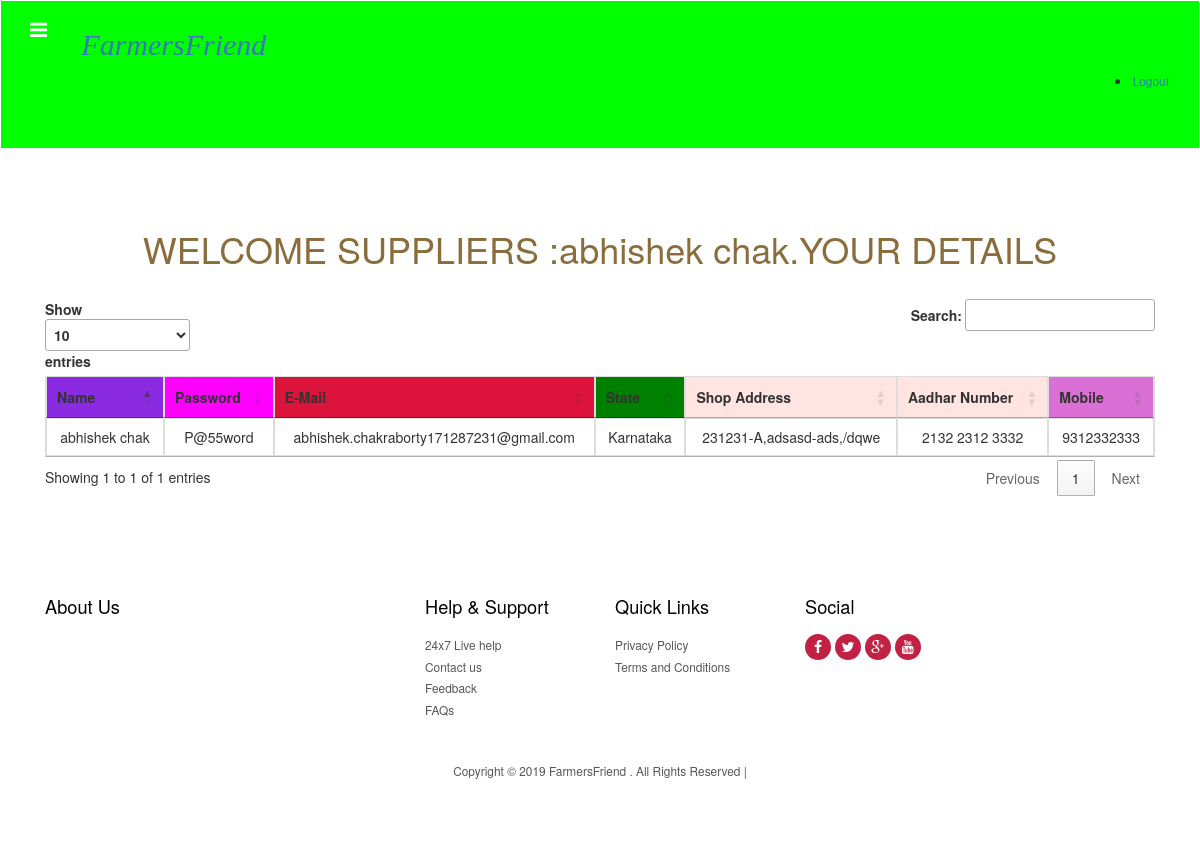
Screenshot of /supplierhome.php (signed in) with the database file from the repository.
### tables this page shows
CREATE TABLE `suppliers` (
  `supplierid` int(50) NOT NULL,
  `name` varchar(50) NOT NULL,
  `password` varchar(50) NOT NULL,
  `email` varchar(50) NOT NULL,
  `state` varchar(50) NOT NULL,
  `address` varchar(50) NOT NULL,
  `aadhar` varchar(50) NOT NULL,
  `mobile` varchar(50) NOT NULL
);

### supplierhome.php (the view, shortened to what this page needs)
<?php
$username=$_SESSION['login_user'];
?>
<!DOCTYPE HTML>
<html>
<head>
<titl></title>
<link href="css/bootstrap-3.1.1.min.css" rel='stylesheet' type='text/css' />
<link href="css/style.css" rel='stylesheet' type='text/css' />
<link href="css/font-awesome.css" rel="stylesheet">
</head>
<body>
 <div class="navbar navbar-inverse-blue navbar">
      <div class="navbar-inner">
        <div class="container">
           <div class="navigation">
             <nav id="colorNav">
			   <ul>
				<li class="green">
				</li>
			   </ul>
             </nav>
           </div>
           <h2 style="color:maroon;font-family:cursive;font-style:italic;"><a class="brand" href="index.php">FarmersFriend</a></h2>
           <div class="pull-right">
          	<nav class="navbar nav_bottom" role="navigation">
		            <li class="last"><a href="adminlogout.php">Logout</a></li>
		     </div>
		   </div>
        </div>
      </div>
<section id="intro" class="intro">
		<div class="container ">
			<div class="col-lg-12">
				<br><br>
				<h1 class="text-warning text-center">WELCOME SUPPLIERS :<?php echo $username ?>.YOUR DETAILS</h1>
				 <br>
				 <table id="table_id" class="table table-stripped table-hover table-bordered">
  <thead>
          <tr class=" text-center">
            <th class=" text-center" bgcolor="BLUEVIOLET">Name</th>
            <th class=" text-center" bgcolor="FUCHSIA">Password</th>
            <th class=" text-center" bgcolor="CRIMSON">E-Mail</th>
            <th class=" text-center" bgcolor="GREEN">State</th>
            <th class=" text-center" bgcolor="MISTYROSE"> Shop Address</th>
            <th class=" text-center" bgcolor="MISTYROSE">Aadhar Number</th>
            <th class=" text-center" bgcolor="ORCHID">Mobile</th>
          </tr>
    </thead>
    <tbody>
          <?php
            $conn = mysqli_connect("localhost","root","","farm");
             $result=mysqli_query($conn,"SELECT * FROM suppliers WHERE name= '$username'");
             while($row=mysqli_fetch_assoc($result)):
             ?>
          <tr class="text-center">
            <td><?php echo $row['name']; ?></td>
            <td><?php echo $row['password']; ?></td>
            <td><?php echo $row['email']; ?></td>
            <td><?php echo $row['state']; ?></td>
            <td><?php echo $row['address']; ?></td>
            <td><?php echo $row['aadhar']; ?></td>
            <td><?php echo $row['mobile']; ?></td>
          </tr>
                       <?php endwhile; ?>
        </tbody>
      </table>
       <link rel="stylesheet"  href="bootstrap.css"/>
      <link rel="stylesheet" type="text/css" href="https://cdn.datatables.net/1.10.19/css/jquery.dataTables.css">
				 <div align="center">
    			<br />
   			 	</div>
			</div>
		</div>
     </section>
    <div class="footer">
    	<div class="container">
    		<div class="col-md-4 col_2">
    			<h4>About Us</h4>
    		</div>
    		<div class="col-md-2 col_2">
    			<h4>Help & Support</h4>
    			<ul class="footer_links">
    				<li><a href="#">24x7 Live help</a></li>
    				<li><a href="contact.html">Contact us</a></li>
    				<li><a href="#">Feedback</a></li>
    				<li><a href="faq.html">FAQs</a></li>
    			</ul>
    		</div>
    		<div class="col-md-2 col_2">
    			<h4>Quick Links</h4>
    			<ul class="footer_links">
    				<li><a href="privacy.html">Privacy Policy</a></li>
    				<li><a href="terms.html">Terms and Conditions</a></li>
    			</ul>
    		</div>
    		<div class="col-md-2 col_2">
    			<h4>Social</h4>
    			<ul class="footer_social">
				  <li><a href="#"><i class="fa fa-facebook fa1"> </i></a></li>
				  <li><a href="#"><i class="fa fa-twitter fa1"> </i></a></li>
				  <li><a href="#"><i class="fa fa-google-plus fa1"> </i></a></li>
				  <li><a href="#"><i class="fa fa-youtube fa1"> </i></a></li>
			    </ul>
    		</div>
    		<div class="clearfix"> </div>
    		<div class="copy">
                    <p>Copyright © 2019 FarmersFriend . All Rights Reserved  |</span></p>
	        </div>
    	</div>
    </div>
</body>
</html>

### css/style.css (style rules this page uses)
h4, h5, h6, h1, h2, h3 { margin-top: 0; }
ul, ol { margin: 0; }
p { margin: 0; }
html, body { font-family: 'Ubuntu', sans-serif; font-size: 100%; background:#fff; }
body a { transition:0.5s all; -webkit-transition:0.5s all; -moz-transition:0.5s all; -o-transition:0.5s all; -ms-transition:0.5s all; }
.navigation { float: left; margin-right: 3%; margin-top: 1px; }
#colorNav > ul { padding: 0; margin: 0; }
#colorNav > ul > li { list-style: none; position:relative; }
#colorNav li.green:after { text-shadow: none; -webkit-font-smoothing: antialiased; font-family: 'fontawesome'; speak: none; font-weight: normal; font-variant: normal; line-height: 1; text-transform: none; -moz-transition: 0.4s; -o-transition: 0.4s; -webkit-transition: 0.4s; transition: 0.4s; color: #fff; content: "\f0c9"; display: inline-block; font-size: 20px; margin-left: 0; position: relative; top: 11px; }
.navbar-inverse-blue .navbar-inner { padding: 7px 0; background:#00ff00; border:none; font-size: 0.85em; }
.navbar { min-height:100%; margin-bottom:0; border:none; }
.nav_bottom { background:none; }
.footer { background:#fff; padding:5em 0; }
.col_2 h4 { color:#000; font-size:1.3em; margin-bottom:1em; }
ul.footer_links { padding:0; margin:0; list-style:none; }
ul.footer_links li { font-size:0.85em; line-height:1.8em; }
ul.footer_links li a { color:#555; }
ul.footer_social { padding: 0; margin: 0 0 1em; list-style: none; }
ul.footer_social li { display: inline-block; text-align: center; }
i.fa1 { background:#c32143; width: 26px; height: 26px; color: #fff; line-height: 26px; border-radius: 20px; -webkit-border-radius: 20px; -moz-border-radius: 20px; -o-border-radius: 20px; }
.copy { margin:3em 0 0 0; text-align:center; }
.copy p { color:#555; font-size:0.85em; }
ul { padding: 0; list-style: none; }
.headings h1, h2,h3,h4,h5,h6 { font-weight:400; }

### rows the page displays
suppliers: name "abhishek chak", password "P@55word", email "abhishek.chakraborty171287231@gmail.com", state "Karnataka", address "231231-A,adsasd-ads,/dqwe", aadhar "2132 2312 3332", mobile "9312332333"

### other values shown
$username "abhishek chak"
